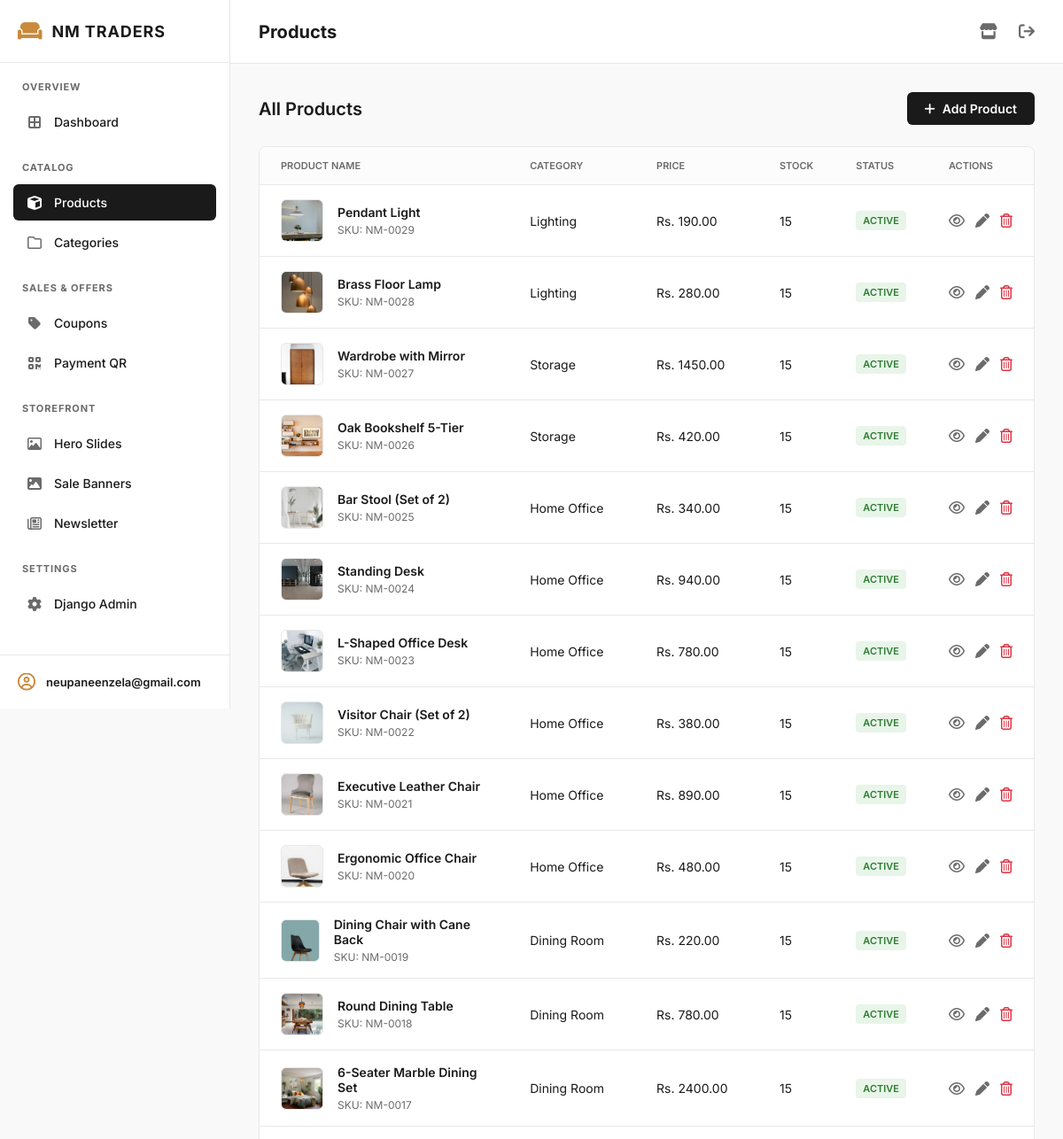
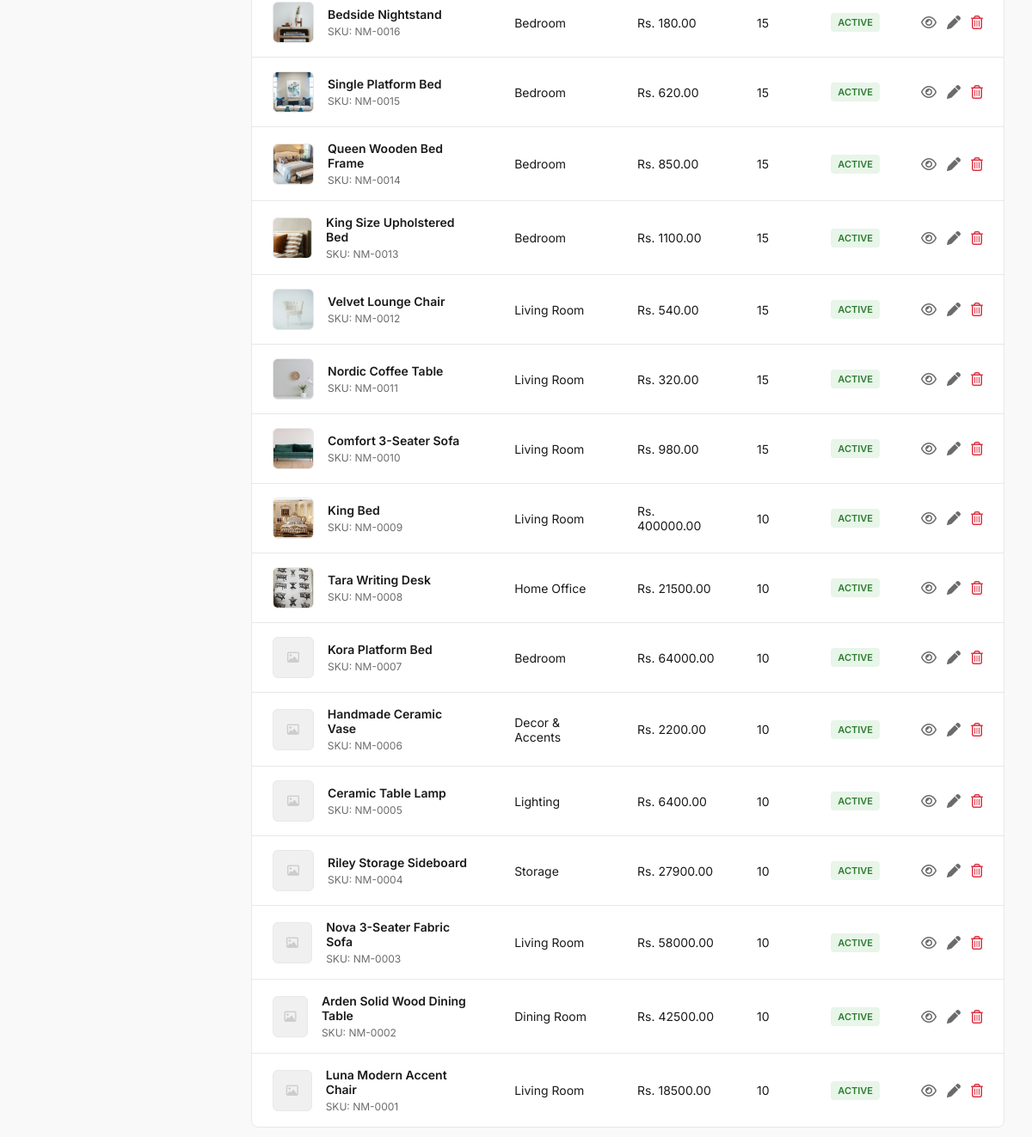
Page /management/products/ (signed in) on the committed database (2 pictures, top to bottom).
### shop/models.py (models this page shows, shortened)
class Product(models.Model):
    category = models.ForeignKey(Category, on_delete=models.CASCADE, related_name='products')
    name = models.CharField(max_length=120)
    slug = models.SlugField(unique=True, blank=True)
    description = models.TextField(blank=True)
    price = models.DecimalField(max_digits=10, decimal_places=2)
    old_price = models.DecimalField(max_digits=10, decimal_places=2, blank=True, null=True)
    image = models.ImageField(upload_to='products/', blank=True, null=True)
    stock = models.PositiveIntegerField(default=10)
    is_featured = models.BooleanField(default=False)
    is_active = models.BooleanField(default=True)
    badge = models.CharField(max_length=30, blank=True, help_text="e.g. New, Sale, Hot")
    created_at = models.DateTimeField(auto_now_add=True)
    class Meta:
        ordering = ['-created_at']

class Category(models.Model):
    name = models.CharField(max_length=80)
    slug = models.SlugField(unique=True, blank=True)
    icon = models.CharField(max_length=60, blank=True, help_text="Emoji or Font Awesome class")
    image = models.ImageField(upload_to='categories/', blank=True, null=True)
    order = models.PositiveIntegerField(default=0)
    class Meta:
        ordering = ['order', 'name']
        verbose_name_plural = 'Categories'

### shop/views.py (the view)
# urls.py: path('management/products/', views.admin_product_list, name='admin_product_list'),
@staff_member_required
def admin_product_list(request):
    products = Product.objects.all().order_by('-created_at')
    return render(request, 'admin_panel/product_list.html', {'products': products})

### shop/context_processors.py (called while the page is built)
def site(request):
    cart = request.session.get('cart', {}) if hasattr(request, 'session') else {}
    return {
        'site': SiteSetting.objects.first() or SiteSetting(),
        'nav_categories': Category.objects.all()[:6],
        'cart_count': sum(cart.values()) if cart else 0,
    }

### shop/templates/admin_panel/product_list.html (shortened to what this page needs)
{% extends 'admin_panel/admin_base.html' %}
{% block page_header %}Products{% endblock %}
{% block content %}
<div class="page-header">
  <h2 style="font-size: 20px; font-weight: 600;">All Products</h2>
  <a href="{% url 'shop:admin_product_add' %}" class="btn-add">
    <i class="fa-solid fa-plus"></i> Add Product
  </a>
</div>
<div class="table-card">
  <table>
    <thead>
      <tr>
        <th>Product Name</th>
        <th>Category</th>
        <th>Price</th>
        <th>Stock</th>
        <th>Status</th>
        <th>Actions</th>
      </tr>
    </thead>
    <tbody>
      {% for p in products %}
      <tr>
        <td>
          <div class="product-cell">
            {% if p.image %}
              <img src="{{ p.image.url }}" class="product-thumb" alt="{{ p.name }}">
            {% else %}
              <div class="product-thumb" style="display:grid;place-items:center;"><i class="fa-regular fa-image" style="color:#ccc;"></i></div>
            {% endif %}
            <div class="product-info">
              <h4>{{ p.name }}</h4>
              <p>SKU: NM-{{ p.id|stringformat:"04d" }}</p>
            </div>
          </div>
        </td>
        <td>{{ p.category.name }}</td>
        <td>Rs. {{ p.price }}</td>
        <td>{{ p.stock }}</td>
        <td>
          {% if p.is_active and p.stock > 0 %}
            <span class="badge badge-green">Active</span>
          {% else %}
            <span class="badge badge-red">Out of Stock</span>
          {% endif %}
        </td>
        <td>
          <div class="action-btns">
            <a href="{% url 'shop:product_detail' p.slug %}" target="_blank" title="View on Store"><i class="fa-regular fa-eye"></i></a>
            <a href="#" title="Edit"><i class="fa-solid fa-pen"></i></a>
            <a href="#" title="Delete" style="color: #dc3545;"><i class="fa-regular fa-trash-can"></i></a>
          </div>
        </td>
      </tr>
      {% empty %}
      <tr>
        <td colspan="6" style="text-align: center; padding: 40px; color: var(--muted);">
          No products found. <a href="{% url 'shop:admin_product_add' %}" style="color: var(--accent);">Add your first product</a>.
        </td>
      </tr>
      {% endfor %}
    </tbody>
  </table>
</div>
{% endblock %}

### shop/templates/admin_panel/admin_base.html (shortened to what this page needs)
{% load static %}
<!doctype html>
<html lang="en">
<head>
  <link rel="stylesheet" href="https://cdnjs.cloudflare.com/ajax/libs/font-awesome/6.5.0/css/all.min.css">
</head>
<body>
  <aside class="sidebar" id="sidebar">
    <div class="sidebar-header">
      <div class="brand">
        <i class="fa-solid fa-couch"></i> NM Traders
      </div>
    </div>
    <div class="nav-group">
      <p class="nav-label">Overview</p>
      <a href="{% url 'shop:admin_dashboard' %}" class="nav-item {% if request.resolver_match.url_name == 'admin_dashboard' %}active{% endif %}">
        <i class="fa-solid fa-border-all"></i> Dashboard
      </a>
    </div>
    <div class="nav-group">
      <p class="nav-label">Catalog</p>
      <a href="{% url 'shop:admin_product_list' %}" class="nav-item {% if 'product' in request.resolver_match.url_name %}active{% endif %}">
        <i class="fa-solid fa-cube"></i> Products
      </a>
      <a href="#" class="nav-item"><i class="fa-regular fa-folder"></i> Categories</a>
    </div>
    <div class="nav-group">
      <p class="nav-label">Sales & Offers</p>
      <a href="{% url 'shop:admin_coupon_list' %}" class="nav-item {% if 'coupon' in request.resolver_match.url_name %}active{% endif %}">
        <i class="fa-solid fa-tag"></i> Coupons
      </a>
      <a href="{% url 'shop:admin_qr_manage' %}" class="nav-item {% if 'qr' in request.resolver_match.url_name %}active{% endif %}">
        <i class="fa-solid fa-qrcode"></i> Payment QR
      </a>
    </div>
    <div class="nav-group">
      <p class="nav-label">Storefront</p>
      <a href="#" class="nav-item"><i class="fa-regular fa-image"></i> Hero Slides</a>
      <a href="#" class="nav-item"><i class="fa-solid fa-image"></i> Sale Banners</a>
      <a href="#" class="nav-item"><i class="fa-regular fa-newspaper"></i> Newsletter</a>
    </div>
    <div class="nav-group">
      <p class="nav-label">Settings</p>
      <a href="/admin/" target="_blank" class="nav-item"><i class="fa-solid fa-gear"></i> Django Admin</a>
    </div>
    <div class="sidebar-footer">
      <div class="user-profile">
        <i class="fa-regular fa-circle-user"></i>
        {{ request.user.email|default:request.user.username }}
      </div>
    </div>
  </aside>
  <main class="main-content">
    <header class="topbar">
      <div class="topbar-left">
        {% block page_header %}Dashboard{% endblock %}
      </div>
      <div class="topbar-right">
        <a href="/" target="_blank" title="View Storefront"><i class="fa-solid fa-store"></i></a>
        <a href="/admin/logout/" title="Log out"><i class="fa-solid fa-arrow-right-from-bracket"></i></a>
      </div>
    </header>
    <div class="content-body">
      {% block content %}{% endblock %}
    </div>
  </main>
</body>
</html>

### shop/templates/admin_panel/admin_base.html (style rules this page uses)
:root { --primary: #1a1a1a; --primary-hover: #333; --accent: #c98a3d; --bg: #f9f9f9; --surface: #ffffff; --text: #1a1a1a; --muted: #6b6b6b; --border: #e8e8e8; }
* { box-sizing: border-box; margin: 0; padding: 0; font-family: 'Inter', sans-serif; }
body { background: var(--bg); color: var(--text); display: flex; min-height: 100vh; }
.sidebar { width: 260px; background: var(--surface); border-right: 1px solid var(--border); display: flex; flex-direction: column; position: fixed; height: 100vh; overflow-y: auto; transition: transform 0.3s; z-index: 100; }
.sidebar-header { padding: 24px 20px; display: flex; align-items: center; justify-content: space-between; border-bottom: 1px solid var(--border); }
.brand { font-size: 18px; font-weight: 700; color: var(--text); display: flex; align-items: center; gap: 10px; text-transform: uppercase; letter-spacing: 0.05em; }
.brand i { color: var(--accent); font-size: 22px; }
.nav-group { padding: 20px 15px 0; }
.nav-label { font-size: 11px; font-weight: 700; color: var(--muted); text-transform: uppercase; letter-spacing: 0.08em; margin-bottom: 12px; padding-left: 10px; }
.nav-item { display: flex; align-items: center; gap: 12px; padding: 12px 14px; margin-bottom: 4px; border-radius: 6px; color: var(--text); text-decoration: none; font-size: 14px; font-weight: 500; transition: all 0.2s; }
.nav-item i { width: 20px; text-align: center; font-size: 16px; color: var(--muted); transition: color 0.2s; }
.nav-item.active { background: var(--primary); color: #fff; }
.nav-item.active i { color: #fff; }
.sidebar-footer { margin-top: auto; padding: 20px; border-top: 1px solid var(--border); }
.user-profile { display: flex; align-items: center; gap: 12px; font-size: 13px; font-weight: 600; color: var(--text); overflow: hidden; white-space: nowrap; text-overflow: ellipsis; }
.user-profile i { color: var(--accent); font-size: 20px; }
.main-content { flex: 1; margin-left: 260px; display: flex; flex-direction: column; }
.topbar { background: var(--surface); height: 72px; display: flex; align-items: center; justify-content: space-between; padding: 0 32px; border-bottom: 1px solid var(--border); }
.topbar-left { display: flex; align-items: center; gap: 16px; font-size: 20px; font-weight: 700; }
.topbar-right { display: flex; align-items: center; gap: 24px; color: var(--muted); font-size: 18px; }
.topbar-right a { color: inherit; text-decoration: none; transition: color 0.2s; }
.content-body { padding: 32px; max-width: 1200px; margin: 0 auto; width: 100%; }

### shop/templates/admin_panel/product_list.html (style rules this page uses)
.page-header { display: flex; justify-content: space-between; align-items: center; margin-bottom: 24px; }
.btn-add { background: var(--primary); color: #fff; text-decoration: none; padding: 10px 20px; border-radius: 6px; font-size: 14px; font-weight: 600; display: inline-flex; align-items: center; gap: 8px; }
.table-card { background: var(--surface); border: 1px solid var(--border); border-radius: 8px; overflow: hidden; }
table { width: 100%; border-collapse: collapse; text-align: left; }
th { background: #fcfcfc; padding: 14px 24px; font-size: 11px; color: var(--muted); text-transform: uppercase; font-weight: 600; border-bottom: 1px solid var(--border); }
td { padding: 16px 24px; border-bottom: 1px solid var(--border); vertical-align: middle; font-size: 14px; }
tr:last-child td { border-bottom: none; }
.product-cell { display: flex; align-items: center; gap: 16px; }
.product-thumb { width: 48px; height: 48px; border-radius: 6px; object-fit: cover; background: #f0f0f0; border: 1px solid var(--border); }
.product-info h4 { margin: 0; font-weight: 600; color: var(--text); font-size: 14px; }
.product-info p { margin: 4px 0 0; font-size: 12px; color: var(--muted); }
.badge { display: inline-block; padding: 4px 8px; border-radius: 4px; font-size: 11px; font-weight: 600; text-transform: uppercase; }
.badge-green { background: #e8f5e9; color: #2e7d32; }
.action-btns { display: flex; gap: 12px; }
.action-btns a { color: var(--muted); font-size: 16px; transition: color 0.2s; }

### rows in the picture
Product: image (picture), name "Pendant Light", id "0029", category.name "Lighting", price "190.00", stock "15", is_active "ACTIVE"
Product: image (picture), name "Brass Floor Lamp", id "0028", category.name "Lighting", price "280.00", stock "15", is_active "ACTIVE"
Product: image (picture), name "Wardrobe with Mirror", id "0027", category.name "Storage", price "1450.00", stock "15", is_active "ACTIVE"
Product: image (picture), name "Oak Bookshelf 5-Tier", id "0026", category.name "Storage", price "420.00", stock "15", is_active "ACTIVE"
Product: image (picture), name "Bar Stool (Set of 2)", id "0025", category.name "Home Office", price "340.00", stock "15", is_active "ACTIVE"
Product: image (picture), name "Standing Desk", id "0024", category.name "Home Office", price "940.00", stock "15", is_active "ACTIVE"
Product: image (picture), name "L-Shaped Office Desk", id "0023", category.name "Home Office", price "780.00", stock "15", is_active "ACTIVE"
Product: image (picture), name "Visitor Chair (Set of 2)", id "0022", category.name "Home Office", price "380.00", stock "15", is_active "ACTIVE"
Product: image (picture), name "Executive Leather Chair", id "0021", category.name "Home Office", price "890.00", stock "15", is_active "ACTIVE"
Product: image (picture), name "Ergonomic Office Chair", id "0020", category.name "Home Office", price "480.00", stock "15", is_active "ACTIVE"
Product: image (picture), name "Dining Chair with Cane Back", id "0019", category.name "Dining Room", price "220.00", stock "15", is_active "ACTIVE"
Product: image (picture), name "Round Dining Table", id "0018", category.name "Dining Room", price "780.00", stock "15", is_active "ACTIVE"
Product: image (picture), name "6-Seater Marble Dining Set", id "0017", category.name "Dining Room", price "2400.00", stock "15", is_active "ACTIVE"
Product: image (picture), name "Bedside Nightstand", id "0016", category.name "Bedroom", price "180.00", stock "15", is_active "ACTIVE"
Product: image (picture), name "Single Platform Bed", id "0015", category.name "Bedroom", price "620.00", stock "15", is_active "ACTIVE"
Product: image (picture), name "Queen Wooden Bed Frame", id "0014", category.name "Bedroom", price "850.00", stock "15", is_active "ACTIVE"
Product: image (picture), name "King Size Upholstered Bed", id "0013", category.name "Bedroom", price "1100.00", stock "15", is_active "ACTIVE"
Product: image (picture), name "Velvet Lounge Chair", id "0012", category.name "Living Room", price "540.00", stock "15", is_active "ACTIVE"
Product: image (picture), name "Nordic Coffee Table", id "0011", category.name "Living Room", price "320.00", stock "15", is_active "ACTIVE"
Product: image (picture), name "Comfort 3-Seater Sofa", id "0010", category.name "Living Room", price "980.00", stock "15", is_active "ACTIVE"
Product: image (picture), name "King Bed", id "0009", category.name "Living Room", price "400000.00", stock "10", is_active "ACTIVE"
Product: image (picture), name "Tara Writing Desk", id "0008", category.name "Home Office", price "21500.00", stock "10", is_active "ACTIVE"
Product: name "Kora Platform Bed", id "0007", category.name "Bedroom", price "64000.00", stock "10", is_active "ACTIVE"
Product: name "Handmade Ceramic Vase", id "0006", category.name "Decor & Accents", price "2200.00", stock "10", is_active "ACTIVE"
Product: name "Ceramic Table Lamp", id "0005", category.name "Lighting", price "6400.00", stock "10", is_active "ACTIVE"
Product: name "Riley Storage Sideboard", id "0004", category.name "Storage", price "27900.00", stock "10", is_active "ACTIVE"
Product: name "Nova 3-Seater Fabric Sofa", id "0003", category.name "Living Room", price "58000.00", stock "10", is_active "ACTIVE"
Product: name "Arden Solid Wood Dining Table", id "0002", category.name "Dining Room", price "42500.00", stock "10", is_active "ACTIVE"
Product: name "Luna Modern Accent Chair", id "0001", category.name "Living Room", price "18500.00", stock "10", is_active "ACTIVE"

### other values in the picture
{{ request.user.email|default:request.user.username }} "neupaneenzela@gmail.com"
